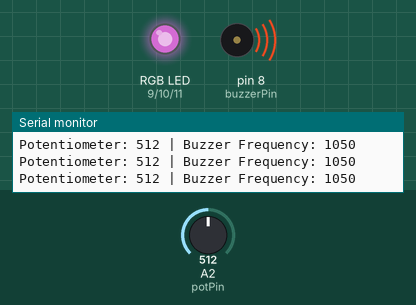
Recording of a program running on a simulated Arduino Uno, built with avr-gcc and run on an emulated ATmega328P. Parts: an RGB LED mixed from three pins (HIGH = lit), buzzer (waves = sounding), the last lines printed to the serial monitor. The inputs (shaded band) are chosen by the test bench; at power-on: A2 (potPin) = 512. Dim RGB values are drawn brighter than linear.

Above: at 1.2 s.
1.3 s: A2 (potPin) set to 716
At 2.5 s:
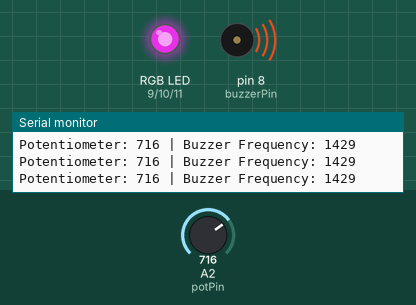
2.8 s: A2 (potPin) set to 988
At 3.2 s:
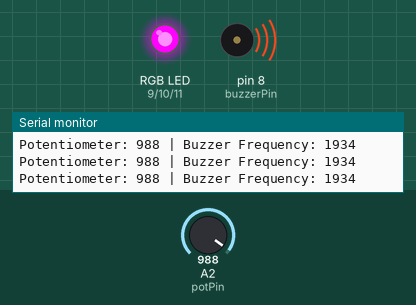
4.3 s: A2 (potPin) set to 1012
At 5.0 s:
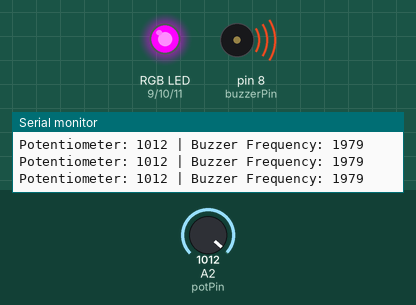
7.3 s: A2 (potPin) set to 1023
At 8.5 s:
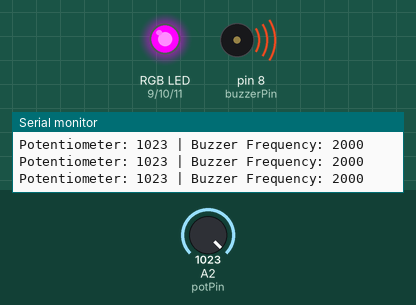
8.8 s: A2 (potPin) set to 306
At 10.0 s:
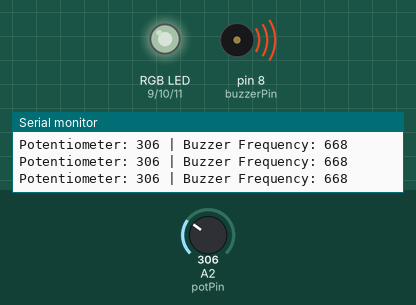
10.3 s: A2 (potPin) set to 511
At 10.6 s:
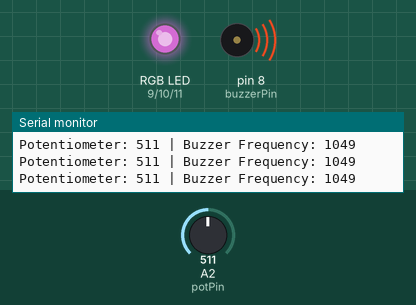
Timing chart, 0 to 12.8 s (numbered marks = the images above; inputs shaded):
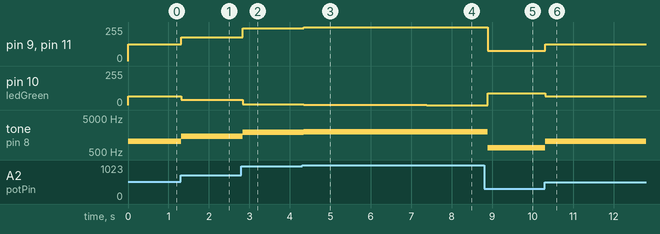

Measured:
- after the input at 1.3 s, pin 9 (ledRed), pin 11 (ledBlue): 127/255 → 178/255 at once; pin 10 (ledGreen): 64/255 → 38/255 at once; tone on pin 8 (buzzerPin): 1050 Hz → 1429 Hz at once
- after the input at 2.8 s, pin 9 (ledRed), pin 11 (ledBlue): 178/255 → 246/255 at once; pin 10 (ledGreen): 38/255 → 4/255 at once; tone on pin 8 (buzzerPin): 1429 Hz → 1934 Hz at once
- after the input at 4.3 s, pin 9 (ledRed), pin 11 (ledBlue): 246/255 → 252/255 after 0.05 s; pin 10 (ledGreen): 4/255 → 1/255 after 0.05 s; tone on pin 8 (buzzerPin): 1934 Hz → 1979 Hz after 0.05 s
- after the input at 7.3 s, pin 9 (ledRed), pin 11 (ledBlue): 252/255 → 255/255 after 0.08 s; pin 10 (ledGreen): 1/255 → 0/255 after 0.08 s; tone on pin 8 (buzzerPin): 1979 Hz → 2000 Hz after 0.08 s
- after the input at 8.8 s, pin 9 (ledRed), pin 11 (ledBlue): 255/255 → 76/255 after 0.10 s; pin 10 (ledGreen): 0/255 → 89/255 after 0.10 s; tone on pin 8 (buzzerPin): 2000 Hz → 668 Hz after 0.10 s
- after the input at 10.3 s, pin 9 (ledRed), pin 11 (ledBlue): 76/255 → 127/255 at once; pin 10 (ledGreen): 89/255 → 64/255 at once; tone on pin 8 (buzzerPin): 668 Hz → 1049 Hz at once

The program:

main.cpp
```cpp
#include <Arduino.h>

const int potPin = A2;
const int ledRed = 9;
const int ledGreen = 10;
const int ledBlue = 11;
const int buzzerPin = 8;

void setup() {
  pinMode(ledRed, OUTPUT);
  pinMode(ledGreen, OUTPUT);
  pinMode(ledBlue, OUTPUT);
  pinMode(buzzerPin, OUTPUT);

  digitalWrite(ledRed, LOW);
  digitalWrite(ledGreen, LOW);
  digitalWrite(ledBlue, LOW);

  Serial.begin(9600);
}

void loop() {
  int potValue = analogRead(potPin);
  int frequency = map(potValue, 0, 1023, 100, 2000);

  int redValue = map(potValue, 0, 1023, 0, 255);
  int greenValue = map(potValue, 0, 1023, 255, 0) / 2;
  int blueValue = map(potValue, 0, 1023, 0, 255);

  analogWrite(ledRed, redValue);
  analogWrite(ledGreen, greenValue);
  analogWrite(ledBlue, blueValue);

  tone(buzzerPin, frequency);

  Serial.print("Potentiometer: ");
  Serial.print(potValue);
  Serial.print(" | Buzzer Frequency: ");
  Serial.println(frequency);

  delay(100);
}
```
